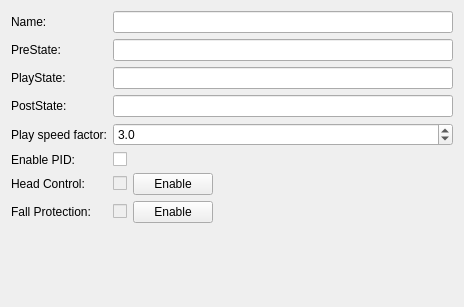
<?xml version="1.0" encoding="UTF-8"?>
<ui version="4.0">
 <class>HeaderView</class>
 <widget class="QWidget" name="HeaderView">
  <property name="geometry">
   <rect>
    <x>0</x>
    <y>0</y>
    <width>464</width>
    <height>307</height>
   </rect>
  </property>
  <property name="windowTitle">
   <string>Form</string>
  </property>
  <layout class="QGridLayout" name="gridLayout_2">
   <item row="0" column="0">
    <layout class="QGridLayout" name="gridLayout">
     <item row="0" column="1">
      <widget class="QLineEdit" name="nameLineEdit">
       <property name="enabled">
        <bool>true</bool>
       </property>
       <property name="readOnly">
        <bool>true</bool>
       </property>
      </widget>
     </item>
     <item row="1" column="0">
      <widget class="QLabel" name="label_2">
       <property name="text">
        <string>PreState:</string>
       </property>
      </widget>
     </item>
     <item row="2" column="0">
      <widget class="QLabel" name="label_3">
       <property name="text">
        <string>PlayState:</string>
       </property>
      </widget>
     </item>
     <item row="3" column="1">
      <widget class="QLineEdit" name="postStateLineEdit"/>
     </item>
     <item row="0" column="0">
      <widget class="QLabel" name="label">
       <property name="text">
        <string>Name:</string>
       </property>
      </widget>
     </item>
     <item row="2" column="1">
      <widget class="QLineEdit" name="playStateLineEdit"/>
     </item>
     <item row="1" column="1">
      <widget class="QLineEdit" name="preStateLineEdit"/>
     </item>
     <item row="3" column="0">
      <widget class="QLabel" name="label_4">
       <property name="text">
        <string>PostState:</string>
       </property>
      </widget>
     </item>
     <item row="4" column="0">
      <widget class="QLabel" name="label_5">
       <property name="text">
        <string>Play speed factor:</string>
       </property>
      </widget>
     </item>
     <item row="4" column="1">
      <widget class="QDoubleSpinBox" name="factorSpinBox">
       <property name="decimals">
        <number>1</number>
       </property>
       <property name="minimum">
        <double>1.000000000000000</double>
       </property>
       <property name="maximum">
        <double>10.000000000000000</double>
       </property>
       <property name="singleStep">
        <double>1.000000000000000</double>
       </property>
       <property name="value">
        <double>3.000000000000000</double>
       </property>
      </widget>
     </item>
     <item row="5" column="0">
      <widget class="QLabel" name="label_6">
       <property name="text">
        <string>Enable PID:</string>
       </property>
      </widget>
     </item>
     <item row="5" column="1">
      <widget class="QCheckBox" name="enablePIDCheckbox">
       <property name="text">
        <string/>
       </property>
      </widget>
     </item>
     <item row="7" column="1">
      <layout class="QHBoxLayout" name="horizontalLayout">
       <property name="topMargin">
        <number>0</number>
       </property>
       <item>
        <widget class="QCheckBox" name="headControlCheckBox">
         <property name="enabled">
          <bool>false</bool>
         </property>
         <property name="sizePolicy">
          <sizepolicy hsizetype="Fixed" vsizetype="Fixed">
           <horstretch>0</horstretch>
           <verstretch>0</verstretch>
          </sizepolicy>
         </property>
         <property name="text">
          <string/>
         </property>
        </widget>
       </item>
       <item>
        <widget class="QPushButton" name="headControlButton">
         <property name="sizePolicy">
          <sizepolicy hsizetype="Fixed" vsizetype="Fixed">
           <horstretch>0</horstretch>
           <verstretch>0</verstretch>
          </sizepolicy>
         </property>
         <property name="text">
          <string>Enable</string>
         </property>
        </widget>
       </item>
       <item>
        <spacer name="horizontalSpacer">
         <property name="orientation">
          <enum>Qt::Horizontal</enum>
         </property>
         <property name="sizeHint" stdset="0">
          <size>
           <width>40</width>
           <height>20</height>
          </size>
         </property>
        </spacer>
       </item>
      </layout>
     </item>
     <item row="7" column="0">
      <widget class="QLabel" name="label_7">
       <property name="text">
        <string>Head Control: </string>
       </property>
      </widget>
     </item>
     <item row="8" column="1">
      <layout class="QHBoxLayout" name="horizontalLayout_2">
       <property name="topMargin">
        <number>0</number>
       </property>
       <item>
        <widget class="QCheckBox" name="fallProtectionCheckBox">
         <property name="enabled">
          <bool>false</bool>
         </property>
         <property name="sizePolicy">
          <sizepolicy hsizetype="Fixed" vsizetype="Fixed">
           <horstretch>0</horstretch>
           <verstretch>0</verstretch>
          </sizepolicy>
         </property>
         <property name="text">
          <string/>
         </property>
        </widget>
       </item>
       <item>
        <widget class="QPushButton" name="fallProtectionButton">
         <property name="sizePolicy">
          <sizepolicy hsizetype="Fixed" vsizetype="Fixed">
           <horstretch>0</horstretch>
           <verstretch>0</verstretch>
          </sizepolicy>
         </property>
         <property name="text">
          <string>Enable</string>
         </property>
        </widget>
       </item>
       <item>
        <spacer name="horizontalSpacer_2">
         <property name="orientation">
          <enum>Qt::Horizontal</enum>
         </property>
         <property name="sizeHint" stdset="0">
          <size>
           <width>40</width>
           <height>20</height>
          </size>
         </property>
        </spacer>
       </item>
      </layout>
     </item>
     <item row="8" column="0">
      <widget class="QLabel" name="label_8">
       <property name="text">
        <string>Fall Protection: </string>
       </property>
      </widget>
     </item>
    </layout>
   </item>
   <item row="1" column="0">
    <spacer name="verticalSpacer">
     <property name="orientation">
      <enum>Qt::Vertical</enum>
     </property>
     <property name="sizeHint" stdset="0">
      <size>
       <width>20</width>
       <height>40</height>
      </size>
     </property>
    </spacer>
   </item>
  </layout>
 </widget>
 <resources/>
 <connections/>
</ui>
